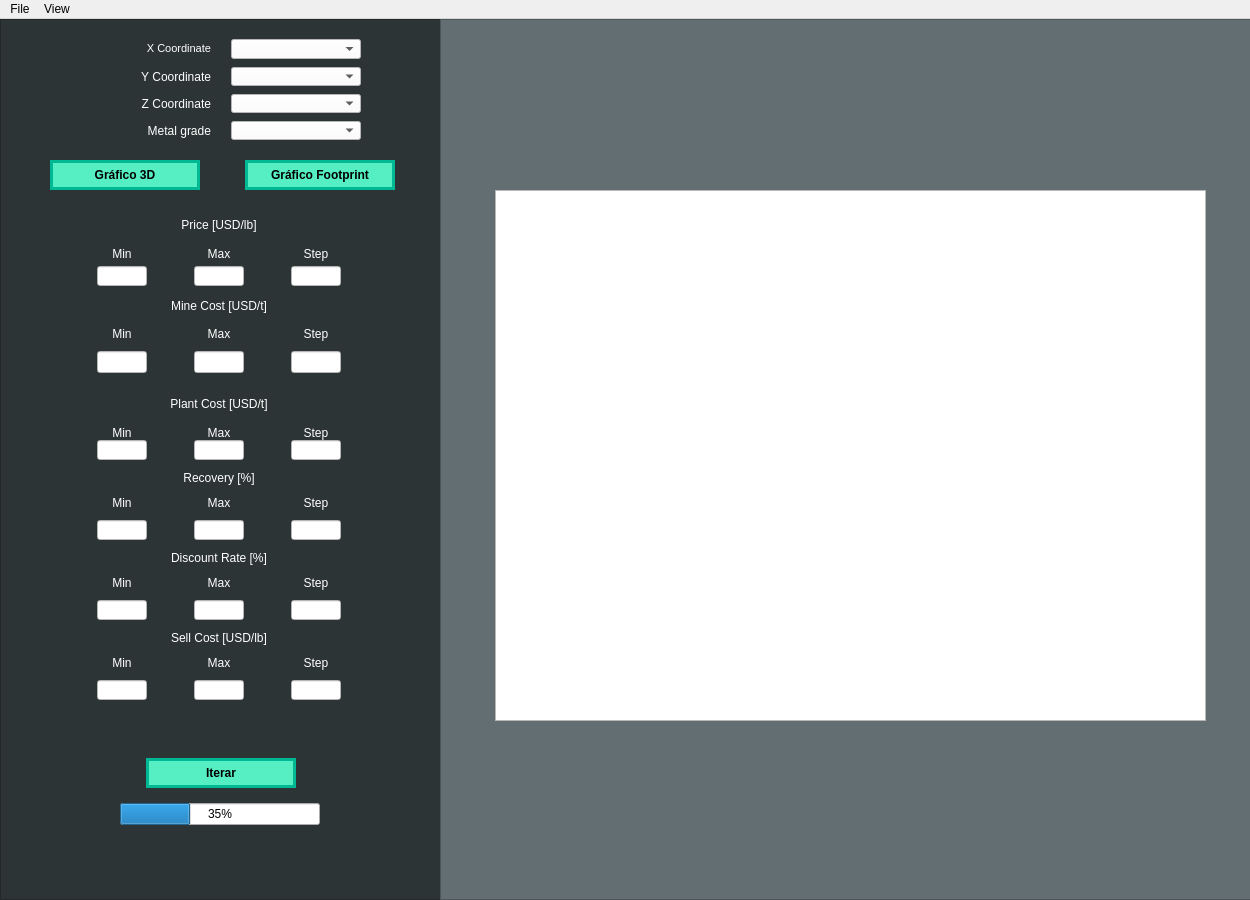
<?xml version="1.0" encoding="UTF-8"?>
<ui version="4.0">
 <class>MainWindow</class>
 <widget class="QMainWindow" name="MainWindow">
  <property name="geometry">
   <rect>
    <x>0</x>
    <y>0</y>
    <width>1250</width>
    <height>900</height>
   </rect>
  </property>
  <property name="windowTitle">
   <string>MainWindow</string>
  </property>
  <property name="autoFillBackground">
   <bool>false</bool>
  </property>
  <property name="styleSheet">
   <string notr="true">#frame_left {
	background-color: #2d3436;
}

#frame_right {
	background-color: #636e72;
}

#frame_left_inferior {
	background-color: #2d3436;
}

#frame_left_superior {
	background-color: #2d3436;
}


QLineEdit {
	background-color: #ffffff
}

QComboBox {
	background-color: #ffffff
}

QPushButton {
	background-color: #55efc3;
	border: 3px solid #00b893;
	color: #000000;
	font-family: Arial;
	font-size: 9pt;
	font-weight: bold;
	padding: 5px 10px;
} QPushButton:hover {
	background-color: #45bf9c;
	border: 3px solid #018a6e;
} QPushButton:pressed {
	background-color: #b6f2e1;
	border: 3px solid #5fc7b2;
	color: #000000;
}</string>
  </property>
  <widget class="QWidget" name="centralwidget">
   <widget class="QFrame" name="frame_left">
    <property name="geometry">
     <rect>
      <x>0</x>
      <y>0</y>
      <width>441</width>
      <height>881</height>
     </rect>
    </property>
    <property name="styleSheet">
     <string notr="true">QLabel {
	color: #ffffff
}</string>
    </property>
    <property name="frameShape">
     <enum>QFrame::StyledPanel</enum>
    </property>
    <property name="frameShadow">
     <enum>QFrame::Raised</enum>
    </property>
    <widget class="QWidget" name="layoutWidget">
     <property name="geometry">
      <rect>
       <x>0</x>
       <y>190</y>
       <width>441</width>
       <height>491</height>
      </rect>
     </property>
     <layout class="QVBoxLayout" name="vertical_sensitivity">
      <property name="spacing">
       <number>10</number>
      </property>
      <property name="leftMargin">
       <number>80</number>
      </property>
      <property name="rightMargin">
       <number>80</number>
      </property>
      <item>
       <layout class="QGridLayout" name="grid_price">
        <property name="horizontalSpacing">
         <number>30</number>
        </property>
        <property name="verticalSpacing">
         <number>5</number>
        </property>
        <item row="2" column="1">
         <widget class="QLineEdit" name="entry_price_max">
          <property name="minimumSize">
           <size>
            <width>50</width>
            <height>20</height>
           </size>
          </property>
          <property name="maximumSize">
           <size>
            <width>50</width>
            <height>20</height>
           </size>
          </property>
          <property name="alignment">
           <set>Qt::AlignCenter</set>
          </property>
         </widget>
        </item>
        <item row="1" column="2">
         <widget class="QLabel" name="label_4">
          <property name="minimumSize">
           <size>
            <width>0</width>
            <height>15</height>
           </size>
          </property>
          <property name="maximumSize">
           <size>
            <width>16777215</width>
            <height>15</height>
           </size>
          </property>
          <property name="text">
           <string>Step</string>
          </property>
          <property name="alignment">
           <set>Qt::AlignCenter</set>
          </property>
         </widget>
        </item>
        <item row="2" column="0">
         <widget class="QLineEdit" name="entry_price_min">
          <property name="sizePolicy">
           <sizepolicy hsizetype="Preferred" vsizetype="Fixed">
            <horstretch>0</horstretch>
            <verstretch>0</verstretch>
           </sizepolicy>
          </property>
          <property name="minimumSize">
           <size>
            <width>50</width>
            <height>20</height>
           </size>
          </property>
          <property name="maximumSize">
           <size>
            <width>50</width>
            <height>20</height>
           </size>
          </property>
          <property name="alignment">
           <set>Qt::AlignCenter</set>
          </property>
         </widget>
        </item>
        <item row="1" column="0">
         <widget class="QLabel" name="label_2">
          <property name="minimumSize">
           <size>
            <width>0</width>
            <height>15</height>
           </size>
          </property>
          <property name="maximumSize">
           <size>
            <width>16777215</width>
            <height>15</height>
           </size>
          </property>
          <property name="text">
           <string>Min</string>
          </property>
          <property name="alignment">
           <set>Qt::AlignCenter</set>
          </property>
         </widget>
        </item>
        <item row="2" column="2">
         <widget class="QLineEdit" name="entry_price_step">
          <property name="minimumSize">
           <size>
            <width>50</width>
            <height>20</height>
           </size>
          </property>
          <property name="maximumSize">
           <size>
            <width>50</width>
            <height>20</height>
           </size>
          </property>
          <property name="alignment">
           <set>Qt::AlignCenter</set>
          </property>
         </widget>
        </item>
        <item row="1" column="1">
         <widget class="QLabel" name="label_3">
          <property name="minimumSize">
           <size>
            <width>0</width>
            <height>15</height>
           </size>
          </property>
          <property name="maximumSize">
           <size>
            <width>16777215</width>
            <height>15</height>
           </size>
          </property>
          <property name="text">
           <string>Max</string>
          </property>
          <property name="alignment">
           <set>Qt::AlignCenter</set>
          </property>
         </widget>
        </item>
        <item row="0" column="0" colspan="3" alignment="Qt::AlignVCenter">
         <widget class="QLabel" name="label">
          <property name="minimumSize">
           <size>
            <width>0</width>
            <height>20</height>
           </size>
          </property>
          <property name="maximumSize">
           <size>
            <width>16777215</width>
            <height>20</height>
           </size>
          </property>
          <property name="lineWidth">
           <number>1</number>
          </property>
          <property name="text">
           <string>Price [USD/lb]</string>
          </property>
          <property name="alignment">
           <set>Qt::AlignCenter</set>
          </property>
         </widget>
        </item>
       </layout>
      </item>
      <item>
       <layout class="QGridLayout" name="grid_minecost">
        <property name="horizontalSpacing">
         <number>30</number>
        </property>
        <item row="1" column="0">
         <widget class="QLabel" name="label_25">
          <property name="minimumSize">
           <size>
            <width>0</width>
            <height>15</height>
           </size>
          </property>
          <property name="maximumSize">
           <size>
            <width>16777215</width>
            <height>15</height>
           </size>
          </property>
          <property name="text">
           <string>Min</string>
          </property>
          <property name="alignment">
           <set>Qt::AlignCenter</set>
          </property>
         </widget>
        </item>
        <item row="2" column="1">
         <widget class="QLineEdit" name="entry_mcost_max">
          <property name="minimumSize">
           <size>
            <width>50</width>
            <height>0</height>
           </size>
          </property>
          <property name="maximumSize">
           <size>
            <width>50</width>
            <height>16777215</height>
           </size>
          </property>
         </widget>
        </item>
        <item row="1" column="2">
         <widget class="QLabel" name="label_27">
          <property name="minimumSize">
           <size>
            <width>0</width>
            <height>15</height>
           </size>
          </property>
          <property name="maximumSize">
           <size>
            <width>16777215</width>
            <height>15</height>
           </size>
          </property>
          <property name="text">
           <string>Step</string>
          </property>
          <property name="alignment">
           <set>Qt::AlignCenter</set>
          </property>
         </widget>
        </item>
        <item row="2" column="0">
         <widget class="QLineEdit" name="entry_mcost_min">
          <property name="minimumSize">
           <size>
            <width>50</width>
            <height>0</height>
           </size>
          </property>
          <property name="maximumSize">
           <size>
            <width>50</width>
            <height>16777215</height>
           </size>
          </property>
         </widget>
        </item>
        <item row="2" column="2">
         <widget class="QLineEdit" name="entry_mcost_step">
          <property name="minimumSize">
           <size>
            <width>50</width>
            <height>0</height>
           </size>
          </property>
          <property name="maximumSize">
           <size>
            <width>50</width>
            <height>16777215</height>
           </size>
          </property>
         </widget>
        </item>
        <item row="1" column="1">
         <widget class="QLabel" name="label_26">
          <property name="minimumSize">
           <size>
            <width>0</width>
            <height>15</height>
           </size>
          </property>
          <property name="maximumSize">
           <size>
            <width>16777215</width>
            <height>15</height>
           </size>
          </property>
          <property name="text">
           <string>Max</string>
          </property>
          <property name="alignment">
           <set>Qt::AlignCenter</set>
          </property>
         </widget>
        </item>
        <item row="0" column="0" colspan="3" alignment="Qt::AlignVCenter">
         <widget class="QLabel" name="label_28">
          <property name="minimumSize">
           <size>
            <width>0</width>
            <height>15</height>
           </size>
          </property>
          <property name="maximumSize">
           <size>
            <width>16777215</width>
            <height>15</height>
           </size>
          </property>
          <property name="text">
           <string>Mine Cost [USD/t]</string>
          </property>
          <property name="alignment">
           <set>Qt::AlignCenter</set>
          </property>
         </widget>
        </item>
       </layout>
      </item>
      <item>
       <layout class="QGridLayout" name="grid_plantcost">
        <property name="horizontalSpacing">
         <number>30</number>
        </property>
        <property name="verticalSpacing">
         <number>0</number>
        </property>
        <item row="2" column="1">
         <widget class="QLineEdit" name="entry_pcost_max">
          <property name="minimumSize">
           <size>
            <width>50</width>
            <height>20</height>
           </size>
          </property>
          <property name="maximumSize">
           <size>
            <width>50</width>
            <height>20</height>
           </size>
          </property>
          <property name="alignment">
           <set>Qt::AlignCenter</set>
          </property>
         </widget>
        </item>
        <item row="2" column="2">
         <widget class="QLineEdit" name="entry_pcost_step">
          <property name="minimumSize">
           <size>
            <width>50</width>
            <height>20</height>
           </size>
          </property>
          <property name="maximumSize">
           <size>
            <width>50</width>
            <height>20</height>
           </size>
          </property>
          <property name="alignment">
           <set>Qt::AlignCenter</set>
          </property>
         </widget>
        </item>
        <item row="2" column="0">
         <widget class="QLineEdit" name="entry_pcost_min">
          <property name="sizePolicy">
           <sizepolicy hsizetype="Preferred" vsizetype="Fixed">
            <horstretch>0</horstretch>
            <verstretch>0</verstretch>
           </sizepolicy>
          </property>
          <property name="minimumSize">
           <size>
            <width>50</width>
            <height>20</height>
           </size>
          </property>
          <property name="maximumSize">
           <size>
            <width>50</width>
            <height>20</height>
           </size>
          </property>
          <property name="alignment">
           <set>Qt::AlignCenter</set>
          </property>
         </widget>
        </item>
        <item row="0" column="0" colspan="3" alignment="Qt::AlignVCenter">
         <widget class="QLabel" name="label_12">
          <property name="minimumSize">
           <size>
            <width>0</width>
            <height>15</height>
           </size>
          </property>
          <property name="maximumSize">
           <size>
            <width>16777215</width>
            <height>15</height>
           </size>
          </property>
          <property name="text">
           <string>Plant Cost [USD/t]</string>
          </property>
          <property name="alignment">
           <set>Qt::AlignCenter</set>
          </property>
         </widget>
        </item>
        <item row="1" column="2">
         <widget class="QLabel" name="label_11">
          <property name="minimumSize">
           <size>
            <width>0</width>
            <height>15</height>
           </size>
          </property>
          <property name="maximumSize">
           <size>
            <width>16777215</width>
            <height>15</height>
           </size>
          </property>
          <property name="text">
           <string>Step</string>
          </property>
          <property name="alignment">
           <set>Qt::AlignCenter</set>
          </property>
         </widget>
        </item>
        <item row="1" column="0">
         <widget class="QLabel" name="label_9">
          <property name="minimumSize">
           <size>
            <width>0</width>
            <height>15</height>
           </size>
          </property>
          <property name="maximumSize">
           <size>
            <width>16777215</width>
            <height>15</height>
           </size>
          </property>
          <property name="text">
           <string>Min</string>
          </property>
          <property name="alignment">
           <set>Qt::AlignCenter</set>
          </property>
         </widget>
        </item>
        <item row="1" column="1">
         <widget class="QLabel" name="label_10">
          <property name="minimumSize">
           <size>
            <width>0</width>
            <height>15</height>
           </size>
          </property>
          <property name="maximumSize">
           <size>
            <width>16777215</width>
            <height>15</height>
           </size>
          </property>
          <property name="text">
           <string>Max</string>
          </property>
          <property name="alignment">
           <set>Qt::AlignCenter</set>
          </property>
         </widget>
        </item>
       </layout>
      </item>
      <item>
       <layout class="QGridLayout" name="grid_recovery">
        <property name="horizontalSpacing">
         <number>30</number>
        </property>
        <item row="1" column="1">
         <widget class="QLabel" name="label_14">
          <property name="minimumSize">
           <size>
            <width>0</width>
            <height>15</height>
           </size>
          </property>
          <property name="maximumSize">
           <size>
            <width>16777215</width>
            <height>15</height>
           </size>
          </property>
          <property name="text">
           <string>Max</string>
          </property>
          <property name="alignment">
           <set>Qt::AlignCenter</set>
          </property>
         </widget>
        </item>
        <item row="1" column="2">
         <widget class="QLabel" name="label_15">
          <property name="minimumSize">
           <size>
            <width>0</width>
            <height>15</height>
           </size>
          </property>
          <property name="maximumSize">
           <size>
            <width>16777215</width>
            <height>15</height>
           </size>
          </property>
          <property name="text">
           <string>Step</string>
          </property>
          <property name="alignment">
           <set>Qt::AlignCenter</set>
          </property>
         </widget>
        </item>
        <item row="0" column="0" colspan="3">
         <widget class="QLabel" name="label_16">
          <property name="minimumSize">
           <size>
            <width>0</width>
            <height>15</height>
           </size>
          </property>
          <property name="maximumSize">
           <size>
            <width>16777215</width>
            <height>15</height>
           </size>
          </property>
          <property name="text">
           <string>Recovery [%]</string>
          </property>
          <property name="alignment">
           <set>Qt::AlignCenter</set>
          </property>
         </widget>
        </item>
        <item row="1" column="0">
         <widget class="QLabel" name="label_13">
          <property name="minimumSize">
           <size>
            <width>0</width>
            <height>15</height>
           </size>
          </property>
          <property name="maximumSize">
           <size>
            <width>16777215</width>
            <height>15</height>
           </size>
          </property>
          <property name="text">
           <string>Min</string>
          </property>
          <property name="alignment">
           <set>Qt::AlignCenter</set>
          </property>
         </widget>
        </item>
        <item row="2" column="1">
         <widget class="QLineEdit" name="entry_recovery_max">
          <property name="minimumSize">
           <size>
            <width>50</width>
            <height>20</height>
           </size>
          </property>
          <property name="maximumSize">
           <size>
            <width>50</width>
            <height>20</height>
           </size>
          </property>
          <property name="alignment">
           <set>Qt::AlignCenter</set>
          </property>
         </widget>
        </item>
        <item row="2" column="0">
         <widget class="QLineEdit" name="entry_recovery_min">
          <property name="sizePolicy">
           <sizepolicy hsizetype="Preferred" vsizetype="Fixed">
            <horstretch>0</horstretch>
            <verstretch>0</verstretch>
           </sizepolicy>
          </property>
          <property name="minimumSize">
           <size>
            <width>50</width>
            <height>20</height>
           </size>
          </property>
          <property name="maximumSize">
           <size>
            <width>50</width>
            <height>20</height>
           </size>
          </property>
          <property name="alignment">
           <set>Qt::AlignCenter</set>
          </property>
         </widget>
        </item>
        <item row="2" column="2">
         <widget class="QLineEdit" name="entry_recovery_step">
          <property name="minimumSize">
           <size>
            <width>50</width>
            <height>20</height>
           </size>
          </property>
          <property name="maximumSize">
           <size>
            <width>50</width>
            <height>20</height>
           </size>
          </property>
          <property name="alignment">
           <set>Qt::AlignCenter</set>
          </property>
         </widget>
        </item>
       </layout>
      </item>
      <item>
       <layout class="QGridLayout" name="grid_discount">
        <property name="horizontalSpacing">
         <number>30</number>
        </property>
        <item row="1" column="1">
         <widget class="QLabel" name="label_18">
          <property name="minimumSize">
           <size>
            <width>0</width>
            <height>15</height>
           </size>
          </property>
          <property name="maximumSize">
           <size>
            <width>16777215</width>
            <height>15</height>
           </size>
          </property>
          <property name="text">
           <string>Max</string>
          </property>
          <property name="alignment">
           <set>Qt::AlignCenter</set>
          </property>
         </widget>
        </item>
        <item row="2" column="2">
         <widget class="QLineEdit" name="entry_discount_step">
          <property name="minimumSize">
           <size>
            <width>50</width>
            <height>20</height>
           </size>
          </property>
          <property name="maximumSize">
           <size>
            <width>50</width>
            <height>20</height>
           </size>
          </property>
          <property name="alignment">
           <set>Qt::AlignCenter</set>
          </property>
         </widget>
        </item>
        <item row="2" column="0">
         <widget class="QLineEdit" name="entry_discount_min">
          <property name="sizePolicy">
           <sizepolicy hsizetype="Preferred" vsizetype="Fixed">
            <horstretch>0</horstretch>
            <verstretch>0</verstretch>
           </sizepolicy>
          </property>
          <property name="minimumSize">
           <size>
            <width>50</width>
            <height>20</height>
           </size>
          </property>
          <property name="maximumSize">
           <size>
            <width>50</width>
            <height>20</height>
           </size>
          </property>
          <property name="alignment">
           <set>Qt::AlignCenter</set>
          </property>
         </widget>
        </item>
        <item row="1" column="2">
         <widget class="QLabel" name="label_19">
          <property name="minimumSize">
           <size>
            <width>0</width>
            <height>15</height>
           </size>
          </property>
          <property name="maximumSize">
           <size>
            <width>16777215</width>
            <height>15</height>
           </size>
          </property>
          <property name="text">
           <string>Step</string>
          </property>
          <property name="alignment">
           <set>Qt::AlignCenter</set>
          </property>
         </widget>
        </item>
        <item row="1" column="0">
         <widget class="QLabel" name="label_17">
          <property name="minimumSize">
           <size>
            <width>0</width>
            <height>15</height>
           </size>
          </property>
          <property name="maximumSize">
           <size>
            <width>16777215</width>
            <height>15</height>
           </size>
          </property>
          <property name="text">
           <string>Min</string>
          </property>
          <property name="alignment">
           <set>Qt::AlignCenter</set>
          </property>
         </widget>
        </item>
        <item row="2" column="1">
         <widget class="QLineEdit" name="entry_discount_max">
          <property name="minimumSize">
           <size>
            <width>50</width>
            <height>20</height>
           </size>
          </property>
          <property name="maximumSize">
           <size>
            <width>50</width>
            <height>20</height>
           </size>
          </property>
          <property name="alignment">
           <set>Qt::AlignCenter</set>
          </property>
         </widget>
        </item>
        <item row="0" column="0" colspan="3">
         <widget class="QLabel" name="label_20">
          <property name="minimumSize">
           <size>
            <width>0</width>
            <height>15</height>
           </size>
          </property>
          <property name="maximumSize">
           <size>
            <width>16777215</width>
            <height>15</height>
           </size>
          </property>
          <property name="text">
           <string>Discount Rate [%]</string>
          </property>
          <property name="alignment">
           <set>Qt::AlignCenter</set>
          </property>
         </widget>
        </item>
       </layout>
      </item>
      <item>
       <layout class="QGridLayout" name="grid_sellcost">
        <property name="horizontalSpacing">
         <number>30</number>
        </property>
        <item row="2" column="1">
         <widget class="QLineEdit" name="entry_scost_max">
          <property name="minimumSize">
           <size>
            <width>50</width>
            <height>20</height>
           </size>
          </property>
          <property name="maximumSize">
           <size>
            <width>50</width>
            <height>20</height>
           </size>
          </property>
          <property name="alignment">
           <set>Qt::AlignCenter</set>
          </property>
         </widget>
        </item>
        <item row="0" column="0" colspan="3">
         <widget class="QLabel" name="label_24">
          <property name="minimumSize">
           <size>
            <width>0</width>
            <height>15</height>
           </size>
          </property>
          <property name="maximumSize">
           <size>
            <width>16777215</width>
            <height>15</height>
           </size>
          </property>
          <property name="text">
           <string>Sell Cost [USD/lb]</string>
          </property>
          <property name="alignment">
           <set>Qt::AlignCenter</set>
          </property>
         </widget>
        </item>
        <item row="2" column="2">
         <widget class="QLineEdit" name="entry_scost_step">
          <property name="minimumSize">
           <size>
            <width>50</width>
            <height>20</height>
           </size>
          </property>
          <property name="maximumSize">
           <size>
            <width>50</width>
            <height>20</height>
           </size>
          </property>
          <property name="alignment">
           <set>Qt::AlignCenter</set>
          </property>
         </widget>
        </item>
        <item row="1" column="2">
         <widget class="QLabel" name="label_23">
          <property name="minimumSize">
           <size>
            <width>0</width>
            <height>15</height>
           </size>
          </property>
          <property name="maximumSize">
           <size>
            <width>16777215</width>
            <height>15</height>
           </size>
          </property>
          <property name="text">
           <string>Step</string>
          </property>
          <property name="alignment">
           <set>Qt::AlignCenter</set>
          </property>
         </widget>
        </item>
        <item row="1" column="0">
         <widget class="QLabel" name="label_21">
          <property name="minimumSize">
           <size>
            <width>0</width>
            <height>15</height>
           </size>
          </property>
          <property name="maximumSize">
           <size>
            <width>16777215</width>
            <height>15</height>
           </size>
          </property>
          <property name="text">
           <string>Min</string>
          </property>
          <property name="alignment">
           <set>Qt::AlignCenter</set>
          </property>
         </widget>
        </item>
        <item row="1" column="1">
         <widget class="QLabel" name="label_22">
          <property name="minimumSize">
           <size>
            <width>0</width>
            <height>15</height>
           </size>
          </property>
          <property name="maximumSize">
           <size>
            <width>16777215</width>
            <height>15</height>
           </size>
          </property>
          <property name="text">
           <string>Max</string>
          </property>
          <property name="alignment">
           <set>Qt::AlignCenter</set>
          </property>
         </widget>
        </item>
        <item row="2" column="0">
         <widget class="QLineEdit" name="entry_scost_min">
          <property name="sizePolicy">
           <sizepolicy hsizetype="Preferred" vsizetype="Fixed">
            <horstretch>0</horstretch>
            <verstretch>0</verstretch>
           </sizepolicy>
          </property>
          <property name="minimumSize">
           <size>
            <width>50</width>
            <height>20</height>
           </size>
          </property>
          <property name="maximumSize">
           <size>
            <width>50</width>
            <height>20</height>
           </size>
          </property>
          <property name="alignment">
           <set>Qt::AlignCenter</set>
          </property>
         </widget>
        </item>
       </layout>
      </item>
     </layout>
    </widget>
    <widget class="QWidget" name="gridLayoutWidget_8">
     <property name="geometry">
      <rect>
       <x>0</x>
       <y>730</y>
       <width>441</width>
       <height>86</height>
      </rect>
     </property>
     <layout class="QGridLayout" name="gridLayout_8">
      <item row="0" column="1">
       <widget class="QPushButton" name="button_iterate">
        <property name="minimumSize">
         <size>
          <width>150</width>
          <height>0</height>
         </size>
        </property>
        <property name="font">
         <font>
          <family>Arial</family>
          <pointsize>9</pointsize>
          <weight>75</weight>
          <bold>true</bold>
          <underline>false</underline>
          <strikeout>false</strikeout>
         </font>
        </property>
        <property name="text">
         <string>Iterar</string>
        </property>
       </widget>
      </item>
      <item row="0" column="0">
       <spacer name="horizontalSpacer_2">
        <property name="orientation">
         <enum>Qt::Horizontal</enum>
        </property>
        <property name="sizeHint" stdset="0">
         <size>
          <width>40</width>
          <height>20</height>
         </size>
        </property>
       </spacer>
      </item>
      <item row="0" column="2">
       <spacer name="horizontalSpacer">
        <property name="orientation">
         <enum>Qt::Horizontal</enum>
        </property>
        <property name="sizeHint" stdset="0">
         <size>
          <width>40</width>
          <height>20</height>
         </size>
        </property>
       </spacer>
      </item>
      <item row="1" column="0" colspan="3" alignment="Qt::AlignHCenter">
       <widget class="QProgressBar" name="progressBar">
        <property name="minimumSize">
         <size>
          <width>200</width>
          <height>0</height>
         </size>
        </property>
        <property name="maximumSize">
         <size>
          <width>250</width>
          <height>16777215</height>
         </size>
        </property>
        <property name="value">
         <number>35</number>
        </property>
        <property name="alignment">
         <set>Qt::AlignLeading|Qt::AlignLeft|Qt::AlignVCenter</set>
        </property>
        <property name="format">
         <string>%p%</string>
        </property>
       </widget>
      </item>
     </layout>
    </widget>
    <widget class="QWidget" name="layoutWidget">
     <property name="geometry">
      <rect>
       <x>0</x>
       <y>20</y>
       <width>441</width>
       <height>101</height>
      </rect>
     </property>
     <layout class="QGridLayout" name="grid_parameters">
      <property name="leftMargin">
       <number>80</number>
      </property>
      <property name="rightMargin">
       <number>80</number>
      </property>
      <property name="horizontalSpacing">
       <number>20</number>
      </property>
      <property name="verticalSpacing">
       <number>8</number>
      </property>
      <item row="0" column="0" alignment="Qt::AlignRight">
       <widget class="QLabel" name="label_x_coordinate">
        <property name="enabled">
         <bool>true</bool>
        </property>
        <property name="minimumSize">
         <size>
          <width>0</width>
          <height>15</height>
         </size>
        </property>
        <property name="maximumSize">
         <size>
          <width>16777215</width>
          <height>15</height>
         </size>
        </property>
        <property name="font">
         <font>
          <family>MS Shell Dlg 2</family>
          <pointsize>8</pointsize>
          <weight>50</weight>
          <italic>false</italic>
          <bold>false</bold>
         </font>
        </property>
        <property name="styleSheet">
         <string notr="true"/>
        </property>
        <property name="text">
         <string>X Coordinate</string>
        </property>
        <property name="alignment">
         <set>Qt::AlignRight|Qt::AlignTrailing|Qt::AlignVCenter</set>
        </property>
       </widget>
      </item>
      <item row="0" column="1">
       <widget class="QComboBox" name="combo_x_coordinate"/>
      </item>
      <item row="1" column="0" alignment="Qt::AlignRight">
       <widget class="QLabel" name="label_y_coordinate">
        <property name="minimumSize">
         <size>
          <width>0</width>
          <height>15</height>
         </size>
        </property>
        <property name="maximumSize">
         <size>
          <width>16777215</width>
          <height>15</height>
         </size>
        </property>
        <property name="text">
         <string>Y Coordinate</string>
        </property>
        <property name="alignment">
         <set>Qt::AlignRight|Qt::AlignTrailing|Qt::AlignVCenter</set>
        </property>
       </widget>
      </item>
      <item row="1" column="1">
       <widget class="QComboBox" name="combo_y_coordinate"/>
      </item>
      <item row="2" column="0" alignment="Qt::AlignRight">
       <widget class="QLabel" name="label_z_coordinate">
        <property name="minimumSize">
         <size>
          <width>0</width>
          <height>15</height>
         </size>
        </property>
        <property name="maximumSize">
         <size>
          <width>16777215</width>
          <height>15</height>
         </size>
        </property>
        <property name="text">
         <string>Z Coordinate</string>
        </property>
        <property name="alignment">
         <set>Qt::AlignRight|Qt::AlignTrailing|Qt::AlignVCenter</set>
        </property>
       </widget>
      </item>
      <item row="2" column="1" alignment="Qt::AlignVCenter">
       <widget class="QComboBox" name="combo_z_coordinate"/>
      </item>
      <item row="3" column="0" alignment="Qt::AlignRight">
       <widget class="QLabel" name="label_metal_grade">
        <property name="minimumSize">
         <size>
          <width>0</width>
          <height>15</height>
         </size>
        </property>
        <property name="maximumSize">
         <size>
          <width>16777215</width>
          <height>15</height>
         </size>
        </property>
        <property name="text">
         <string>Metal grade</string>
        </property>
        <property name="alignment">
         <set>Qt::AlignRight|Qt::AlignTrailing|Qt::AlignVCenter</set>
        </property>
       </widget>
      </item>
      <item row="3" column="1">
       <widget class="QComboBox" name="combo_metal_grade"/>
      </item>
     </layout>
    </widget>
    <widget class="QWidget" name="layoutWidget">
     <property name="geometry">
      <rect>
       <x>50</x>
       <y>140</y>
       <width>347</width>
       <height>33</height>
      </rect>
     </property>
     <layout class="QHBoxLayout" name="horizontalLayout">
      <property name="spacing">
       <number>45</number>
      </property>
      <item>
       <widget class="QPushButton" name="button_3d_plot">
        <property name="minimumSize">
         <size>
          <width>150</width>
          <height>0</height>
         </size>
        </property>
        <property name="maximumSize">
         <size>
          <width>150</width>
          <height>16777215</height>
         </size>
        </property>
        <property name="font">
         <font>
          <family>Arial</family>
          <pointsize>9</pointsize>
          <weight>75</weight>
          <bold>true</bold>
          <underline>false</underline>
          <strikeout>false</strikeout>
         </font>
        </property>
        <property name="text">
         <string>Gráfico 3D</string>
        </property>
       </widget>
      </item>
      <item>
       <widget class="QPushButton" name="button_foot_plot">
        <property name="minimumSize">
         <size>
          <width>150</width>
          <height>0</height>
         </size>
        </property>
        <property name="maximumSize">
         <size>
          <width>150</width>
          <height>16777215</height>
         </size>
        </property>
        <property name="text">
         <string>Gráfico Footprint</string>
        </property>
       </widget>
      </item>
     </layout>
    </widget>
   </widget>
   <widget class="QFrame" name="frame_right">
    <property name="geometry">
     <rect>
      <x>440</x>
      <y>0</y>
      <width>811</width>
      <height>881</height>
     </rect>
    </property>
    <property name="frameShape">
     <enum>QFrame::StyledPanel</enum>
    </property>
    <property name="frameShadow">
     <enum>QFrame::Raised</enum>
    </property>
    <widget class="QGraphicsView" name="graphicsView">
     <property name="geometry">
      <rect>
       <x>55</x>
       <y>171</y>
       <width>711</width>
       <height>531</height>
      </rect>
     </property>
    </widget>
   </widget>
  </widget>
  <widget class="QMenuBar" name="menubar">
   <property name="geometry">
    <rect>
     <x>0</x>
     <y>0</y>
     <width>1250</width>
     <height>21</height>
    </rect>
   </property>
   <widget class="QMenu" name="menuFile">
    <property name="title">
     <string>File</string>
    </property>
    <addaction name="menubar_file_openfile"/>
    <addaction name="separator"/>
    <addaction name="menubar_file_quit"/>
   </widget>
   <widget class="QMenu" name="menuView">
    <property name="title">
     <string>View</string>
    </property>
    <addaction name="menubar_view_fp"/>
   </widget>
   <addaction name="menuFile"/>
   <addaction name="menuView"/>
  </widget>
  <action name="menubar_view_fp">
   <property name="text">
    <string>Footprint Plot</string>
   </property>
  </action>
  <action name="menubar_file_openfile">
   <property name="text">
    <string>Open File</string>
   </property>
  </action>
  <action name="menubar_file_quit">
   <property name="text">
    <string>Quit</string>
   </property>
  </action>
 </widget>
 <resources/>
 <connections/>
</ui>
